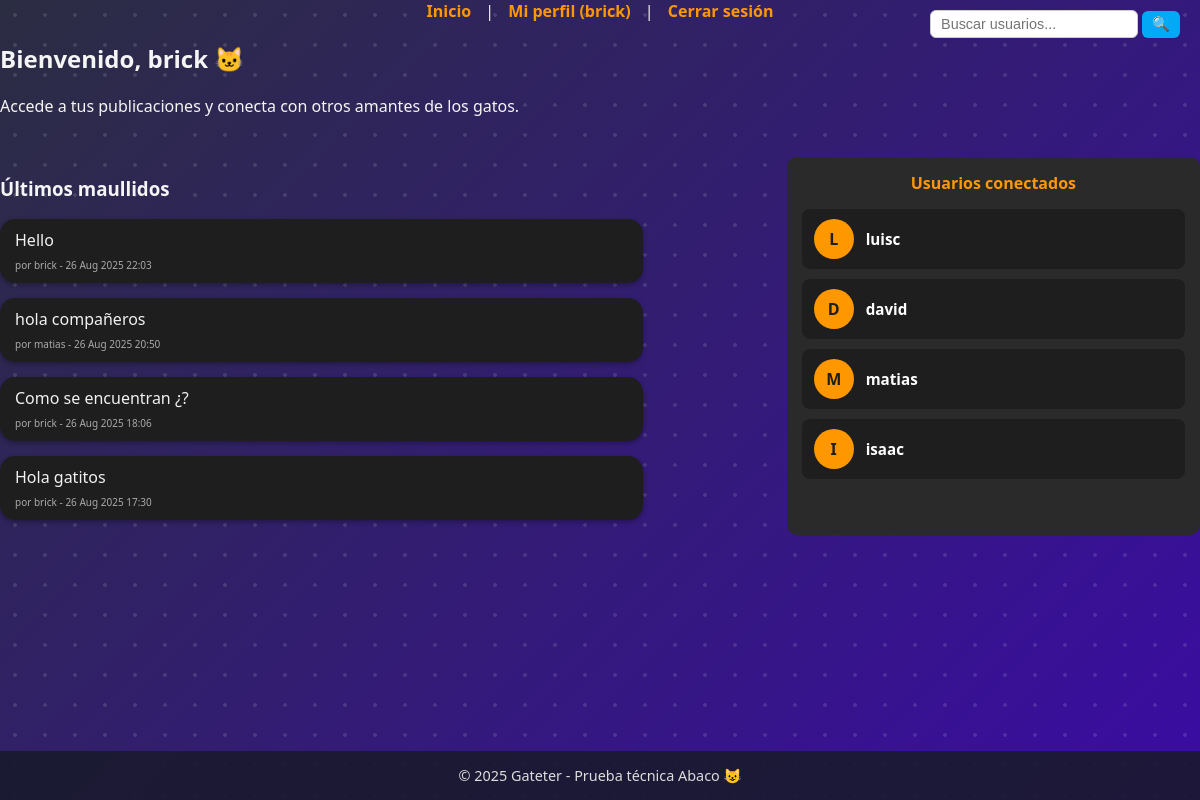
The app's page / (signed in) with its own data.
### meows/models.py (models this page shows, shortened)
class Meow(models.Model):
    author = models.ForeignKey(
        settings.AUTH_USER_MODEL,
        on_delete=models.CASCADE,  # elimina los maullidos si se elimina el usuario
        related_name='meows'      # permite acceder a los maullidos desde user.meows
    )
    body = models.CharField(max_length=140)  # texto del maullido, máximo 140 caracteres
    created_at = models.DateTimeField(auto_now_add=True)  # fecha y hora de creación automática
    class Meta:
        ordering = ['-created_at']  # ordena los maullidos del más reciente al más antiguo

### meows/views.py (the view)
# urls.py: path('', views.home_view, name='home'),                     # Página principal / inicio
def home_view(request):
    meows = Meow.objects.all().select_related('author').order_by('-created_at')
    context = {'meows': meows}
    if 'welcome_message' not in context and request.user.is_authenticated:
        context['welcome_message'] = f"Bienvenido, {request.user.username} 🐱"
    if request.user.is_authenticated:
        online_users = User.objects.filter(is_active=True).exclude(id=request.user.id)
        context['online_users'] = online_users
    return render(request, 'home.html', context)

### meows/templates/home.html
{% extends "base.html" %}
{% block content %}
{% if logout_message %}
  <div class="welcome-panel">
    <h2>{{ logout_message }}</h2>
  </div>
{% elif welcome_message %}
  <div class="welcome-panel">
    <h2>{{ welcome_message }}</h2>
    <p>Accede a tus publicaciones y conecta con otros amantes de los gatos.</p>
  </div>
{% else %}
  <div class="welcome-panel">
    <h2>Bienvenido a Gateter 🐾</h2>
    <p>Por favor <a href="{% url 'login' %}">inicia sesión</a> o <a href="{% url 'register' %}">regístrate</a> para empezar a compartir tus maullidos.</p>
  </div>
{% endif %}
<div class="latest-meows" style="display: flex; gap: 20px; margin-top: 40px;">
  <div class="meow-column" style="flex: 2;">
    <h3>Últimos maullidos</h3>
    {% for meow in meows %}
      <div class="meow-bubble">
        <div class="meow-content">
          <p>{{ meow.body }}</p>
        </div>
        <div class="meow-meta">
          <small>por {{ meow.author.username }} - {{ meow.created_at|date:"d M Y H:i" }}</small>
        </div>
      </div>
    {% empty %}
      <p>No hay publicaciones todavía. Sé el primero en maullar!</p>
    {% endfor %}
  </div>
  {% if user.is_authenticated %}
    <div class="connected-users" style="flex: 1;">
      <h4>Usuarios conectados</h4>
      {% for u in online_users %}
        <div class="user-card">
          <div class="user-avatar">{{ u.username|slice:":1"|upper }}</div>
          <div class="user-info">
            <a href="{% url 'profile' username=u.username %}" class="user-link">{{ u.username }}</a>
          </div>
        </div>
      {% empty %}
        <p>No hay usuarios conectados</p>
      {% endfor %}
    </div>
  {% endif %}
</div>
{% endblock %}

### meows/templates/base.html (shortened to what this page needs)
{% load static %}
<!doctype html>
<html lang="es">
<head>
  <link rel="stylesheet" href="{% static 'meows/css/style.css' %}">
</head>
<body>
  <header>
    <nav>
      <a href="{% url 'home' %}">Inicio</a> |
      {% if user.is_authenticated %}
        <a href="{% url 'profile' username=user.username %}">
          Mi perfil ({{ user.username }})
        </a> |
        <a href="{% url 'logout' %}">Cerrar sesión</a>
      {% else %}
        <a href="{% url 'login' %}">Iniciar sesión</a> |
        <a href="{% url 'register' %}">Registrarse</a>
      {% endif %}
      {% if user.is_authenticated %}
        <form method="get" action="{% url 'user_search' %}" class="user-search-form">
          <input type="text" name="q" placeholder="Buscar usuarios..." required>
          <button type="submit">🔍</button>
        </form>
      {% endif %}
    </nav>
  </header>
  <main>
    {% block content %}{% endblock %}
  </main>
  <footer class="login-footer">
    © 2025 Gateter - Prueba técnica Abaco 😺
  </footer>
</body>
</html>

### meows/static/meows/css/style.css (style rules this page uses)
body { font-family: 'Segoe UI', Arial, sans-serif; background-color: #1a1a2e; background-image: linear-gradient(135deg, #2b2d42, #3a0ca3); background-size: cover; background-repeat: no-repeat; color: #f5f5f5; margin: 0; min-height: 100vh; padding: 0; overflow-x: hidden; position: relative; }
body::before { content: ""; position: fixed; inset: 0; pointer-events: none; z-index: 0; background-image: radial-gradient(circle, rgba(255,255,255,0.12) 2px, transparent 2px); background-size: 30px 30px; opacity: 1; }
.auth-container, header, main, footer, .card { position: relative; z-index: 1; }
button { background: #ff9800; border: none; padding: 12px; border-radius: 8px; font-weight: bold; font-size: 1em; cursor: pointer; color: #1e1e2f; transition: background 0.3s ease; }
nav { text-align: center; margin-bottom: 20px; }
nav a { color: #ff9800; margin: 0 10px; text-decoration: none; font-weight: bold; }
footer { position: fixed; bottom: 0; left: 0; width: 100%; text-align: center; padding: 15px 0; color: #ddd; font-size: 0.9em; background: rgba(26,26,46,0.9); z-index: 999; }
.latest-meows .meow-bubble { background-color: #1e1e1e; border-radius: 15px; padding: 10px 15px; margin-bottom: 15px; position: relative; max-width: 80%; word-wrap: break-word; box-shadow: 0 2px 5px rgba(0,0,0,0.3); }
.latest-meows .meow-bubble::after { content: ""; position: absolute; bottom: 0; left: 20px; width: 0; height: 0; border-top: 10px solid #1e1e1e; border-left: 10px solid transparent; }
.latest-meows .meow-content p { margin: 0; color: #f1f1f1; }
.latest-meows .meow-meta { font-size: 0.75em; color: #aaa; margin-top: 5px; }
.latest-meows .meow-column { flex: 2; }
.connected-users { flex: 1; background-color: #2a2a2a; border-radius: 10px; padding: 15px; max-height: 500px; overflow-y: auto; }
.connected-users h4 { margin-top: 0; color: #ff9800; text-align: center; margin-bottom: 15px; }
.connected-users .user-card { display: flex; align-items: center; background-color: #1e1e1e; padding: 10px 12px; border-radius: 8px; margin-bottom: 10px; transition: background-color 0.2s; }
.connected-users .user-avatar { width: 40px; height: 40px; background-color: #ff9800; border-radius: 50%; display: flex; align-items: center; justify-content: center; font-weight: bold; font-size: 1em; margin-right: 12px; color: #1e1e1e; }
.connected-users .user-info .user-link { font-size: 0.95em; font-weight: bold; color: #fff; text-decoration: none; }
.user-search-form { display: inline-flex; position: absolute; top: 10px; right: 20px; align-items: center; }
.user-search-form input[type="text"] { padding: 5px 10px; border-radius: 6px; border: 1px solid #ccc; font-size: 0.9em; }
.user-search-form button { background: #03a9f4; color: #fff; border: none; padding: 5px 10px; margin-left: 4px; border-radius: 6px; cursor: pointer; font-size: 0.9em; }
.login-footer { position: fixed; bottom: 0; left: 0; width: 100%; text-align: center; padding: 15px 0; color: #ddd; font-size: 0.9em; background: rgba(26,26,46,0.9); z-index: 999; }
.user-card { display: flex; align-items: center; background-color: #2a2a2a; padding: 12px 15px; border-radius: 10px; transition: background-color 0.3s; }
.user-avatar { width: 50px; height: 50px; background-color: #ff9800; border-radius: 50%; display: flex; align-items: center; justify-content: center; font-weight: bold; font-size: 1.2em; margin-right: 15px; color: #1e1e1e; }
.user-info .user-link { font-size: 1.1em; font-weight: bold; color: #fff; text-decoration: none; }

### records on screen
Meow: body "Hello", author.username "brick", created_at "26 Aug 2025 22:03"
Meow: body "hola compañeros", author.username "matias", created_at "26 Aug 2025 20:50"
Meow: body "Como se encuentran ¿?", author.username "brick", created_at "26 Aug 2025 18:06"
Meow: body "Hola gatitos", author.username "brick", created_at "26 Aug 2025 17:30"

### other values on screen
{{ user.username }} "brick"
{{ welcome_message }} "Bienvenido, brick 🐱"
{{ u.username|slice:":1"|upper }} "L"
{{ u.username }} "luisc"
{{ u.username|slice:":1"|upper }} "D"
{{ u.username }} "david"
{{ u.username|slice:":1"|upper }} "M"
{{ u.username }} "matias"
{{ u.username|slice:":1"|upper }} "I"
{{ u.username }} "isaac"
